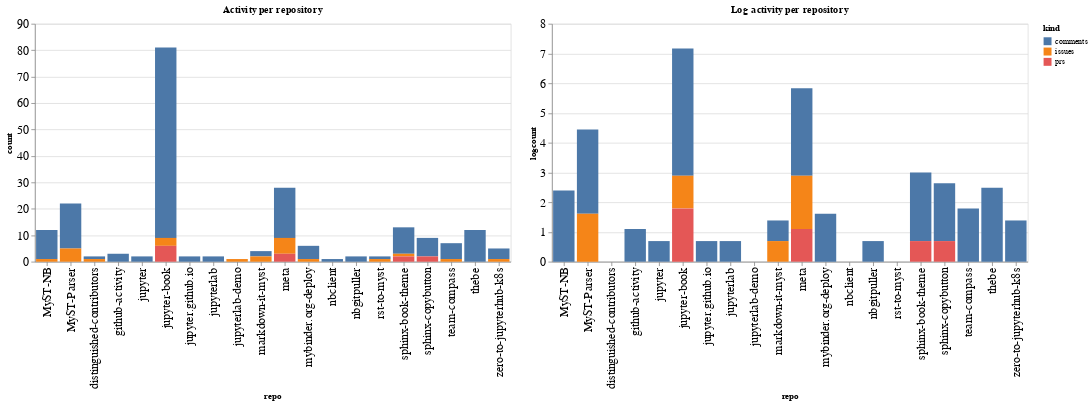

Notebook code cell kept with this figure:
### Code cell
ch1 = alt.Chart(repo_summaries, width=600, title="Activity per repository").mark_bar().encode(
    x='repo',
    y='count',
    color='kind',
    tooltip="kind"
)

ch2 = alt.Chart(repo_summaries, width=600, title="Log activity per repository").mark_bar().encode(
    x='repo',
    y='logcount',
    color='kind',
    tooltip="kind"
)

ch1 | ch2

### Figure 1 — Vega-Lite specification as saved in the notebook (floating-point values rounded to 4 significant figures)
{"config": {"axisLeft": {"labelFontSize": 15}, "axisBottom": {"labelFontSize": 15}}, "hconcat": [{"mark": "bar", "encoding": {"color": {"type": "nominal", "field": "kind"}, "tooltip": {"type": "nominal", "field": "kind"}, "x": {"type": "nominal", "field": "repo"}, "y": {"type": "quantitative", "field": "count"}}, "title": "Activity per repository", "width": 600}, {"mark": "bar", "encoding": {"color": {"type": "nominal", "field": "kind"}, "tooltip": {"type": "nominal", "field": "kind"}, "x": {"type": "nominal", "field": "repo"}, "y": {"type": "quantitative", "field": "logcount"}}, "title": "Log activity per repository", "width": 600}], "data": {"name": "data-21f6eea25415aa33718be1be296472ef"}, "$schema": "https://vega.github.io/schema/vega-lite/v4.8.1.json", "datasets": {"data-21f6eea25415aa33718be1be296472ef": [{"repo": "MyST-NB", "kind": "comments", "count": 11, "logcount": 2.398}, {"repo": "MyST-NB", "kind": "issues", "count": 1, "logcount": 0.0}, {"repo": "MyST-Parser", "kind": "comments", "count": 17, "logcount": 2.833}, {"repo": "MyST-Parser", "kind": "issues", "count": 5, "logcount": 1.609}, {"repo": "distinguished-contributors", "kind": "comments", "count": 1, "logcount": 0.0}, {"repo": "distinguished-contributors", "kind": "issues", "count": 1, "logcount": 0.0}, {"repo": "github-activity", "kind": "comments", "count": 3, "logcount": 1.099}, {"repo": "jupyter", "kind": "comments", "count": 2, "logcount": 0.6931}, {"repo": "jupyter-book", "kind": "comments", "count": 72, "logcount": 4.277}, {"repo": "jupyter-book", "kind": "issues", "count": 3, "logcount": 1.099}, {"repo": "jupyter-book", "kind": "prs", "count": 6, "logcount": 1.792}, {"repo": "jupyter.github.io", "kind": "comments", "count": 2, "logcount": 0.6931}, {"repo": "jupyterlab", "kind": "comments", "count": 2, "logcount": 0.6931}, {"repo": "jupyterlab-demo", "kind": "issues", "count": 1, "logcount": 0.0}, {"repo": "markdown-it-myst", "kind": "comments", "count": 2, "logcount": 0.6931}, {"repo": "markdown-it-myst", "kind": "issues", "count": 2, "logcount": 0.6931}, {"repo": "meta", "kind": "comments", "count": 19, "logcount": 2.944}, {"repo": "meta", "kind": "issues", "count": 6, "logcount": 1.792}, {"repo": "meta", "kind": "prs", "count": 3, "logcount": 1.099}, {"repo": "mybinder.org-deploy", "kind": "comments", "count": 5, "logcount": 1.609}, {"repo": "mybinder.org-deploy", "kind": "issues", "count": 1, "logcount": 0.0}, {"repo": "nbclient", "kind": "comments", "count": 1, "logcount": 0.0}, {"repo": "nbgitpuller", "kind": "comments", "count": 2, "logcount": 0.6931}, {"repo": "rst-to-myst", "kind": "comments", "count": 1, "logcount": 0.0}, {"repo": "rst-to-myst", "kind": "issues", "count": 1, "logcount": 0.0}, {"repo": "sphinx-book-theme", "kind": "comments", "count": 10, "logcount": 2.303}, {"repo": "sphinx-book-theme", "kind": "issues", "count": 1, "logcount": 0.0}, {"repo": "sphinx-book-theme", "kind": "prs", "count": 2, "logcount": 0.6931}, {"repo": "sphinx-copybutton", "kind": "comments", "count": 7, "logcount": 1.946}, {"repo": "sphinx-copybutton", "kind": "prs", "count": 2, "logcount": 0.6931}, {"repo": "team-compass", "kind": "comments", "count": 6, "logcount": 1.792}, {"repo": "team-compass", "kind": "issues", "count": 1, "logcount": 0.0}, {"repo": "thebe", "kind": "comments", "count": 12, "logcount": 2.485}, {"repo": "zero-to-jupyterhub-k8s", "kind": "comments", "count": 4, "logcount": 1.386}, {"repo": "zero-to-jupyterhub-k8s", "kind": "issues", "count": 1, "logcount": 0.0}]}}
